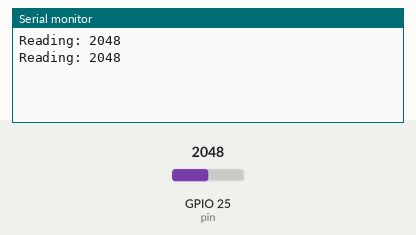
Simulated run of this sketch. Board: ESP32. Shown: the last lines printed to the serial monitor. Inputs (shaded band) come from the test bench; at power-on: GPIO 25 (pin) = 2048.

Above: at 1.8 s.
1.9 s: GPIO 25 (pin) set to 2866
At 2.5 s:
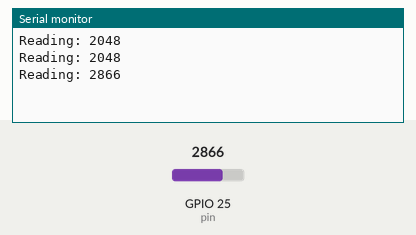
3.4 s: GPIO 25 (pin) set to 3603
At 4.8 s:
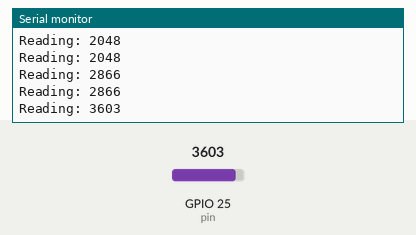
Timing chart, 0 to 6.4 s (numbered marks = the images above; inputs shaded):
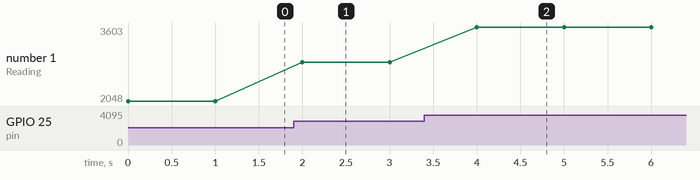

The sketch:

RainDetection.ino
```cpp
int pin = 25;
int reading = 0;
void setup() {
  // put your setup code here, to run once:
  pinMode(pin,INPUT);
  Serial.begin(115200);
}

void loop() {
  // put your main code here, to run repeatedly:
  Serial.print("Reading: ");
  reading = analogRead(pin);
  Serial.println(reading);
  delay(1000);
}
```

Measured:
- after the input at 1.9 s, the serial monitor: prints a new line after 0.10 s (image 1)
- after the input at 3.4 s, the serial monitor: prints a new line after 0.60 s (image 2)
- plotted number 1: 2048 → 2866 after the input at 1.9 s, 2866 → 3603 after the input at 3.4 s
